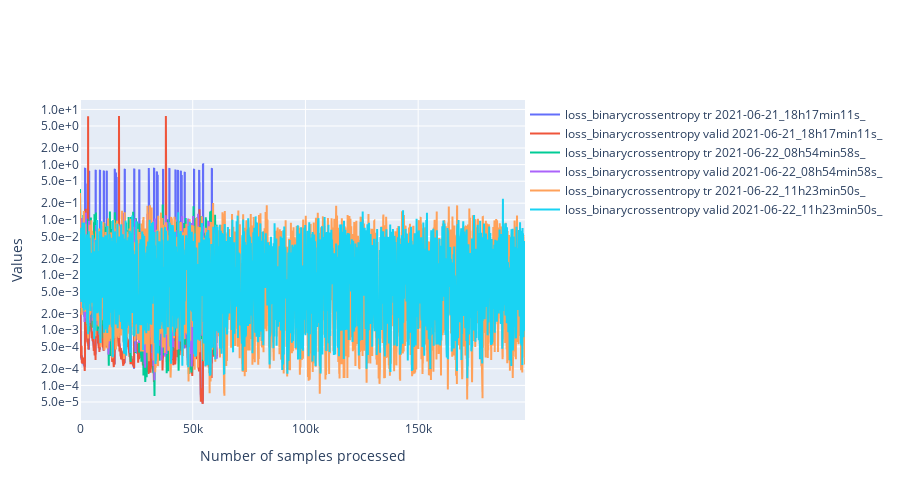

Here is the notebook cell this chart was saved with:
### Code cell
import ipywidgets as widgets
class PersoToggleButton(widgets.ToggleButton):
    def __init__(self,name=None,*args,**kargs):
        super(PersoToggleButton, self).__init__(*args,**kargs)
        self.name = name

compute_width = lambda value:f"{max(len(str(value)) * 12, 60) + 20}px"
list_vertical_widgets = []
dico_changing_widgets_metadata = {}
list_changing_widgets_metrics = []
list_changing_widgets_tr_valid = []
# Widgets for the metadata ------------------------------------------------------------------
label_metadata_filter = "Metadata"
llocalvertwidgets = []
dico_changing_widgets_reorganized = {"metadata":{},"metrics":{},"mode":{}}
for metadata_name in df.columns:

    if metadata_name == "folder_id":
        continue
    possible_values = df[metadata_name].unique()
    label = widgets.Label(metadata_name)
    dico_changing_widgets_reorganized["metadata"][metadata_name] = {str(value):PersoToggleButton(
        value=True,
        description=str(value),
        disabled=False,
        button_style='', # 'success', 'info', 'warning', 'danger' or ''
        tooltip='',
        icon='check',
        layout = widgets.Layout(width = compute_width(value), margin='0px 0px 0px 0px'),
        name="metadata|"+metadata_name
    ) for value in possible_values}

    possibilities = list(dico_changing_widgets_reorganized["metadata"][metadata_name].values())
    dico_changing_widgets_metadata[metadata_name] = possibilities
    box = widgets.HBox(layout=widgets.Layout(width='100%',display='inline-flex',flex_flow='row wrap'),width='100%')
    box.overflow_x = 'auto'
    box.children = [label]+possibilities
    llocalvertwidgets.append(box)

box = widgets.VBox(width='100%')
box.children = llocalvertwidgets
list_vertical_widgets.append(box)
# Widgets to select metrics ---------------------------------------------------------------
label_metrics_filter = "Metrics"
dico_changing_widgets_reorganized["metrics"] = {str(metric_name):PersoToggleButton(
        value=True,
        description=metric_name,
        disabled=False,
        button_style='', # 'success', 'info', 'warning', 'danger' or ''
        tooltip='',
        icon='check',
        layout = widgets.Layout(width = compute_width(metric_name), margin='0px 0px 0px 0px'),
        name="metrics"
    )
    for metric_name in available_metrics}
possibilities = list(dico_changing_widgets_reorganized["metrics"].values())
list_changing_widgets_metrics = possibilities
box = widgets.HBox(layout=widgets.Layout(width='100%',display='inline-flex',flex_flow='row wrap'),width='100%')
box.overflow_x = 'auto'
box.children = possibilities
list_vertical_widgets.append(box)

# widgets to select tr or valid ----------------------------------------------------------
label_tr_valid_filter = "Mode_of_training"
possibilities = [PersoToggleButton(
        value=True,
        description=mode,
        disabled=False,
        button_style='', # 'success', 'info', 'warning', 'danger' or ''
        tooltip='',
        icon='check',
        layout = widgets.Layout(width = compute_width(mode), margin='0px 0px 0px 0px'),
        name="mode"
    )
    for mode in ["tr","valid"]]
list_changing_widgets_tr_valid = possibilities
box = widgets.HBox(layout=widgets.Layout(width='100%',display='inline-flex',flex_flow='row wrap'),width='100%')
box.overflow_x = 'auto'
box.children = possibilities
list_vertical_widgets.append(box)

titles = ["Metadata", "Metrics","Mode_of_training"]
l = []
for item,title in zip(list_vertical_widgets,titles):
    accordion = widgets.Accordion(children=[item],titles=(title,))
    accordion.set_title(0,title)
    accordion.selected_index = 0
    l.append(accordion)
# widget for moving average
moving_average = widgets.IntText(
    value=100,
    description='mean_window',
    disabled=False
)
# widget to toggle log scale for the y axis
y_log_scale = widgets.ToggleButton(
        value=True,
        description="logy",
        disabled=False,
        button_style='', # 'success', 'info', 'warning', 'danger' or ''
        tooltip='',
        icon='check',
        layout = widgets.Layout(width = compute_width("logy"), margin='0px 0px 0px 0px')
    )

global_box = widgets.VBox(l+[moving_average,y_log_scale])

# Handlers --------------------------------------------------------------------------------------
from IPython.display import display,clear_output
import plotly.graph_objects as go
import main.src.analysis.tools as tls
def filter_metadata():
    global states
    global query
    # Extract informations from widgets to build a query for the dataframe
    list_sub_requests_1 = []
    for metadata_name,dico_metadata in states["metadata"].items():
        list_sub_requests_2 = []
        for name,state in dico_metadata.items():
            if state is True:
                type_data = type(df[metadata_name][0])
                if type_data is str:
                    name = f"\"{name}\""
                list_sub_requests_2.append(f"({metadata_name} == {name})")
        if len(list_sub_requests_2) > 0:
            poss = r" or ".join(list_sub_requests_2)
            list_sub_requests_1.append(f"({poss})")
    filtered_dataframe = df
    if len(list_sub_requests_1) > 0:
        query = r" or ".join(list_sub_requests_1)
        # Apply the query to the dataframe
        filtered_dataframe = df.query(query)
    list_runs = filtered_dataframe["folder_id"].unique()
    return list_runs,filtered_dataframe
def filter_metrics(runs):
    global states
    new_dico = {}
    for f,dico in dico_metrics.items():
        if f not in runs:
            continue
        new_dico[f] = {}
        for metric_name,list_values in dico.items():
            if states["metrics"][metric_name] is True:
                new_dico[f][metric_name] = list_values
    return new_dico
def actualize_available_possibilities(dico_vals,filtered_dataframe):
    global states, dico_changing_widgets_metadata
    for column in filtered_dataframe.columns[1:]:
        values_available = filtered_dataframe[column].unique()
        for value in df[column].unique():
            w = dico_changing_widgets_reorganized["metadata"][column][str(value)]
            if value not in values_available:
                w.disabled = True
            else:
                w.disabled = False
def plot(dico_vals,filtered_dataframe):
    global states
    import numpy as np
    list_scatters = []
    import matplotlib.pyplot as plt
    for run,dico_metrics in dico_vals.items():
        line_dataframe = filtered_dataframe[filtered_dataframe["folder_id"] == run]
        batch_size_tr = line_dataframe["tr_batch_size"].values[0]
        batch_size_valid = line_dataframe["valid_batch_size"].values[0]
        for metric_name,metric_values in dico_metrics.items():
            if metric_name == "loss":
                metric_name = "loss_"+filtered_dataframe[filtered_dataframe["folder_id"] == run]["loss"].values[0]
                access_name = "_loss"
            else:
                access_name = "_values"
            global states
            for mode,state in states["mode"].items():
                if state is False:
                    continue
                batch_size = batch_size_tr if mode == "tr" else batch_size_valid
                if "loss" in metric_name:
                    access_name1 = "attr_"+mode+access_name
                else:
                    access_name1 = mode + access_name
                v = metric_values[access_name1]
                window = int(moving_average.value/batch_size)
                new_values = []
                for i in range(len(v)-window):
                    new_values.append(np.mean(v[i:min(i+window,len(v))]))
                v = np.array(new_values)
                x = np.arange(0,v.shape[0]) * batch_size
                x = pd.Series(x)
                v = pd.Series(v)
                graph = go.Scatter(x=x,y=v,mode='lines',name=f"{metric_name} {mode} {run}",
                                   hovertemplate='Sample n°: %{x}'+f'<br>{metric_name} {mode}<br>{run}:'+' %{y}')
                list_scatters.append(graph)
    plt.clf()
    fig = go.Figure(
        data=list_scatters,
        layout=go.Layout(
            title=go.layout.Title(text=""),
            xaxis_title="Number of samples processed",
            yaxis_title="Values",
            legend=dict(
                orientation="h",
                y=1,
                x=1
            ),
            yaxis={'tickformat':'.1e',},
            width=900,
            height = 500
        ),
    )
    if states["others"]["logy"] is True:
        fig.update_yaxes(type="log")
    clear_output()
    display(global_box)
    fig.show()
states = {"others":{"mean_window":moving_average.value,"logy":False},
          "mode":{"tr":False,"valid":False},
          "metrics":{k:False for k in available_metrics},
          "metadata":{k:{
              str(k1):False for k1 in df[k].unique()
          } for k in df.columns}
          }
def handler(v):
    global query
    if v["name"] == "disabled":
        return
    global states
    try:
        name = "others"
        try:
            name = v["owner"].name
        except:
            pass
        name = name.split("|")
        try:
            new_val = not(v["new"]["value"])
        except:
            new_val = not(v["new"])
    except Exception as e:
        return
    if len(name) == 2:
        states[name[0]][name[1]][v["owner"].description] = not(states[name[0]][name[1]][v["owner"].description])
    else:
        states[name[0]][v["owner"].description] = not(states[name[0]][v["owner"].description])
    runs,filtered_dataframe = filter_metadata()
    dico_vals = filter_metrics(runs)
    actualize_available_possibilities(dico_vals,filtered_dataframe)
    plot(dico_vals,filtered_dataframe)
    try:
        print(dico_vals['2021-06-20_17h39min55s_']["mae"])
    except:
        pass
    print(metric_name)

for name,liste_w in dico_changing_widgets_metadata.items():
    for w in liste_w:
        w.observe(handler)
for w in list_changing_widgets_metrics:
    w.observe(handler)
list_changing_widgets_metrics[-1].value = True
for w in list_changing_widgets_tr_valid:
    w.observe(handler)
for w in [moving_average,y_log_scale]:
    w.observe(handler)
global_box

### Figure 1 — Plotly figure (JSON) as saved in the notebook; plotly's stock layout.template omitted (floating-point values rounded to 4 significant figures; data arrays with more than 128 entries replaced by an {"elided": "..."} marker saying what was removed)
{"data": [{"hovertemplate": "Sample n°: %{x}<br>loss_binarycrossentropy tr<br>2021-06-21_18h17min11s_: %{y}", "mode": "lines", "name": "loss_binarycrossentropy tr 2021-06-21_18h17min11s_", "type": "scatter", "x": {"elided": "6070 int values"}, "y": {"elided": "6070 float values"}}, {"hovertemplate": "Sample n°: %{x}<br>loss_binarycrossentropy valid<br>2021-06-21_18h17min11s_: %{y}", "mode": "lines", "name": "loss_binarycrossentropy valid 2021-06-21_18h17min11s_", "type": "scatter", "x": {"elided": "607 int values"}, "y": {"elided": "607 float values"}}, {"hovertemplate": "Sample n°: %{x}<br>loss_binarycrossentropy tr<br>2021-06-22_08h54min58s_: %{y}", "mode": "lines", "name": "loss_binarycrossentropy tr 2021-06-22_08h54min58s_", "type": "scatter", "x": {"elided": "6070 int values"}, "y": {"elided": "6070 float values"}}, {"hovertemplate": "Sample n°: %{x}<br>loss_binarycrossentropy valid<br>2021-06-22_08h54min58s_: %{y}", "mode": "lines", "name": "loss_binarycrossentropy valid 2021-06-22_08h54min58s_", "type": "scatter", "x": {"elided": "607 int values"}, "y": {"elided": "607 float values"}}, {"hovertemplate": "Sample n°: %{x}<br>loss_binarycrossentropy tr<br>2021-06-22_11h23min50s_: %{y}", "mode": "lines", "name": "loss_binarycrossentropy tr 2021-06-22_11h23min50s_", "type": "scatter", "x": {"elided": "19740 int values"}, "y": {"elided": "19740 float values"}}, {"hovertemplate": "Sample n°: %{x}<br>loss_binarycrossentropy valid<br>2021-06-22_11h23min50s_: %{y}", "mode": "lines", "name": "loss_binarycrossentropy valid 2021-06-22_11h23min50s_", "type": "scatter", "x": {"elided": "1974 int values"}, "y": {"elided": "1974 float values"}}], "layout": {"height": 500, "legend": {"orientation": "h", "x": 1, "y": 1}, "title": {"text": ""}, "width": 900, "xaxis": {"title": {"text": "Number of samples processed"}}, "yaxis": {"tickformat": ".1e", "title": {"text": "Values"}, "type": "log"}}}
